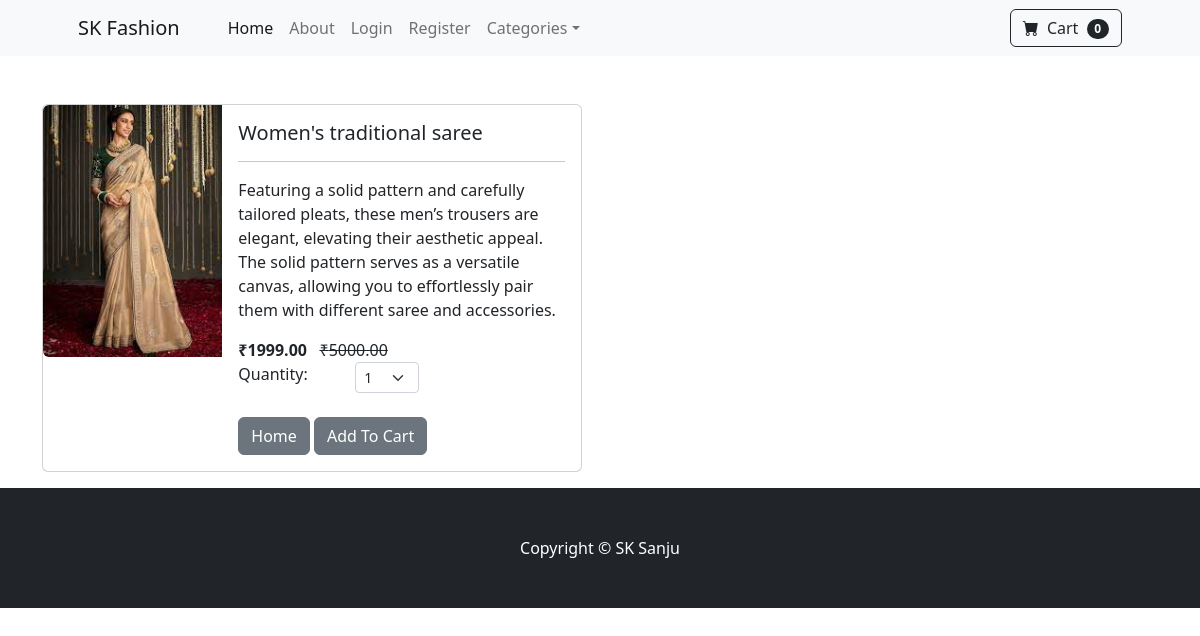
The app's page /product/4 with its own data.
### store/models.py (models this page shows, shortened)
class Product(models.Model):
    id = models.AutoField(primary_key=True)
    name = models.CharField(max_length=50)
    price = models.DecimalField(default=0, decimal_places=2, max_digits=10)
    category = models.ForeignKey(Category, on_delete=models.CASCADE, db_column='category_id', blank=False, null=False)
    description = models.CharField(max_length=250, default='', blank=True, null=True)
    image = models.ImageField( upload_to='uploads/product/')
    is_sale = models.BooleanField(default=False)
    sale_price = models.DecimalField(default=0, decimal_places=2, max_digits=10)

### store/views.py (the view)
# urls.py: path('product/<int:pk>',views.product, name='product'),
def product(request,pk):
    product = Product.objects.get(id=pk)
    return render (request, 'product.html',{'product':product})

### cart/cart.py (called while the page is built)
    def __len__(self):
        return len(self.cart)

### cart/context_processors.py (called while the page is built)
def cart(request):
    return{'cart':Cart(request)}

### store/templates/product.html (shortened to what this page needs)
{% extends "base.html" %}
{% block content %}
<div class="container">
    <br><br>
    <div class="card mb-3" style="max-width: 540px;">
        <div class="row g-0">
            <div class="col-md-4">
                <img src="{{product.image.url}}" class="img-fluid rounded-start" alt="...">
            </div>
            <div class="col-md-8">
                <div class="card-body">
                    <h5 class="card-title">{{product.name}}</h5>
                    <hr>
                    <p class="card-text">{{product.description}}</p>
                    {% if product.is_sale %}
                    <strong>₹{{product.sale_price}}</strong>
                    <strike>
                        ₹{{product.price}}
                    </strike>
                    {% else %}
                    ₹{{product.price}}
                    <br>
                    {% endif %}
                    <div class="row">
                        <div class=" col-md-4">Quantity:</div>
                        <div class="col-md-3">
                            <select class="form-select form-select-sm" id="qty-cart">
                                <option value="1">1</option>
                            </select>
                        </div>
                    </div>
                    <br>
                    <a href="{% url "home" %}" class="btn btn-secondary">Home</a>
                    <button type="button" value="{{ product.id }}" class="btn btn-secondary" id="add-cart" >Add To Cart</button>
                </div>
            </div>
        </div>
    </div>
</div>
{% endblock %}

### records on screen
Product: image (picture), name "Women's traditional saree", description "Featuring a solid pattern and carefully tailored pleats, these men’s trousers are elegant, elevating their aesthetic appeal. The solid pattern serves as a versatile canvas, allowing you to effortlessly pair them with different saree and accessories.", sale_price "1999.00", price "5000.00"

### other values on screen
{{ cart|length }} "0"
